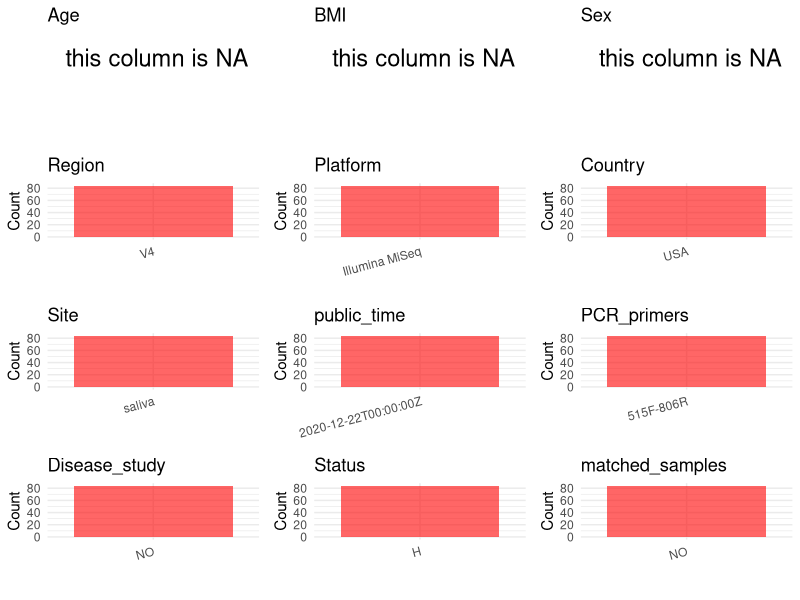

Here is the R script that generated this plot: (Note: this script raises an error after producing the figure.)
## ---- chunk 1
# Load necessary libraries
library(dplyr)
library(ggplot2)
library(cowplot)

# Set working directory (update this path to your local directory)
setwd("D:/metadata/PRJEB42056")

# Read the initial metadata files
initial_meta<-read.csv("SraRunTable.csv",header = T)

# Combine the two metadata files
#meta <- rbind(initial_meta, initial_meta1)

#Remove entries non-oral samples
#initial_meta <- subset(initial_meta, Organism == "human oral metagenome")

# Check the number of samples containing "HT" in Sample.Name (e.g., healthy controls)
#nrow(subset(meta, grepl("HT", Sample.Name)))

# Display the first few rows of the metadata
head(initial_meta)
## ---- chunk 2
# Create a uniform metadata dataframe
metadata <- data.frame(
  BioProject = initial_meta$BioProject,
  Run = initial_meta$Run,
  sample_name = initial_meta$Sample.Name,
  Age = NA,
  BMI = NA,
  Sex=NA,
  Region = "V4",
  Platform = initial_meta$Instrument,
  Country = initial_meta$geo_loc_name_country,
  Site = initial_meta$env_material,
  public_time = initial_meta$ReleaseDate,
  stringsAsFactors = FALSE
)
## ---- chunk 3
# Add information obtained from the publication
metadata$PCR_primers <- "515F-806R"
metadata$title <- "Evaluation of the Effect of Storage Methods on Fecal， Saliva， and Skin Microbiome Composition"
metadata$Disease_study <- "NO"
# Assign disease status based on sample_name patterns
metadata$Status<-"H"
#metadata <- metadata %>%
#  mutate(Status = case_when(
#    initial_meta$oral_mucositis_grade == "0" ~ "H",
#    initial_meta$oral_mucositis_grade == "1" ~ "OM",
#    initial_meta$oral_mucositis_grade %in% c("2", "3", "4") ~ "severe-OM"
#  ))

#extract subject id by remove prefix of sample_name
metadata$sample_name <- gsub("T|CR|CS|C|N|S", "", metadata$sample_name)

# Check initial data distribution
cat("Initial sample distribution:\n")
table(metadata$sample_name)
table(metadata$Site)

# Calculate sampling frequency per subject
sample_counts <- table(metadata$sample_name)
cat("\nNumber of samples per subject:\n")
print(sample_counts)

# Create matched_samples column
metadata$matched_samples <- ifelse(metadata$sample_name %in% names(sample_counts[sample_counts >= 2]), "YES", "NO")

cat("\nMatched samples distribution:\n")
table(metadata$matched_samples)

# Identify samples for removal: single samples excluding saliva and tongue coat
single_samples <- names(sample_counts[sample_counts == 1])
samples_to_remove <- metadata$sample_name %in% single_samples & 
                     !(metadata$Site %in% c("saliva", "tongue coat"))

cat("\nNumber of samples to be removed:", sum(samples_to_remove), "\n")

# Remove identified samples
metadata_clean <- metadata[!samples_to_remove, ]

cat("\nFinal sample distribution after cleaning:\n")
table(metadata_clean$sample_name)
table(metadata_clean$Site)
table(metadata_clean$matched_samples)

# Use cleaned dataset for subsequent analysis
metadata <- metadata_clean
## ---- chunk 4
# Check the number of unique runs and sample names
print(paste("Number of unique runs:", length(unique(metadata$Run))))
print(paste("Number of unique sample names:", length(unique(metadata$sample_name))))
## ---- chunk 5
# Select columns for visualization
plot_data <- metadata %>%
  select(-BioProject, -Run, -sample_name, -title)

# Function to create simple plots for each column
create_simple_plots <- function(data) {
  plots <- list()
  
  for (col in colnames(data)) {
    # Check if the column is all NA
    if (all(is.na(data[[col]]))) {
      # Create an empty plot with text indicating all NA
      p <- ggplot() +
        annotate("text", x = 0.5, y = 0.5, label = "this column is NA", size = 6) +
        labs(title = col) +
        theme_void()
    } else if (is.numeric(data[[col]])) {
      # Numeric variable: histogram
      p <- ggplot(data, aes(x = .data[[col]])) +
        geom_histogram(fill = "blue", alpha = 0.6, bins = 20, na.rm = TRUE) +
        labs(title = col) +
        theme_minimal()
    } else {
      # Categorical variable: bar plot (remove NA values)
      count_data <- as.data.frame(table(data[[col]], useNA = "ifany"))
      p <- ggplot(count_data, aes(x = reorder(Var1, -Freq), y = Freq)) +
        geom_col(fill = "red", alpha = 0.6) +
        labs(title = col, x = NULL, y = "Count") +
        theme_minimal() +
        theme(axis.text.x = element_text(angle = 15, hjust = 1))
    }
    plots[[col]] <- p
  }
  
  return(plots)
}

# Generate and arrange plots
plots <- create_simple_plots(plot_data)
p<-plot_grid(plots$Age, 
          plots$BMI, 
          plots$Sex, 
          plots$Region, 
          plots$Platform, 
          plots$Country, 
          plots$Site,
          plots$public_time, 
          plots$PCR_primers,
          plots$Disease_study,
          plots$Status,
          plots$matched_samples,# add 
          ncol = 3, align = "hv", axis = "lb")
ggsave("Metadata_Summary.png", plot = p, width = 8, height = 6, dpi = 150)
## ---- chunk 6
knitr::include_graphics("Metadata_Summary.png")
## ---- chunk 7
# Reorder columns to match the desired format
metadata <- metadata[, c(
  "BioProject", "Run", "sample_name", "Age", "BMI", "Sex", 
  "Region", "Platform", "Country", "Site", "public_time", 
  "PCR_primers", "title", "Disease_study", "Status","matched_samples"
)]

# Export the uniform metadata to a CSV file
write.csv(metadata, file = "metadata.csv", quote = FALSE)
head(metadata)
